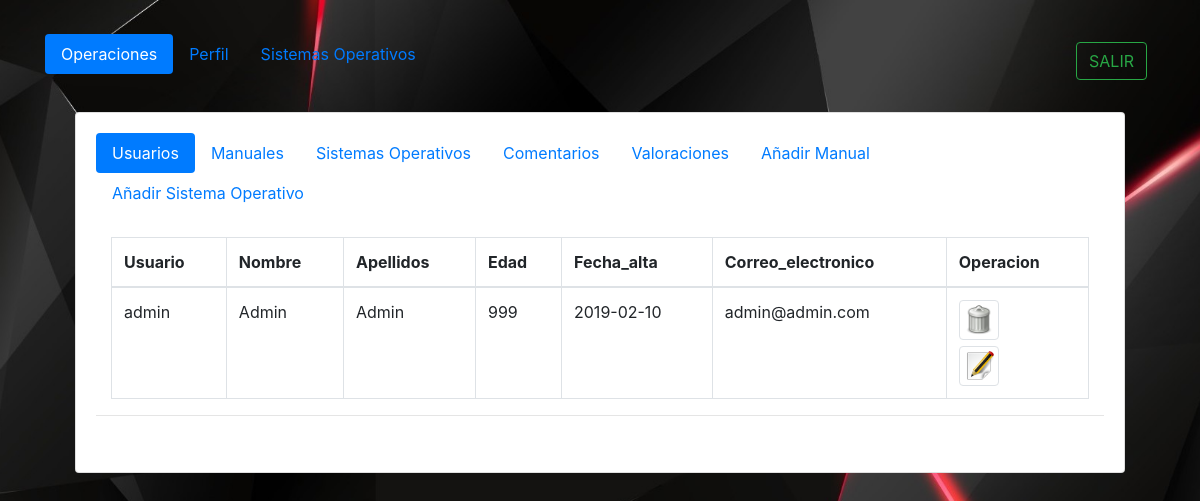
Screenshot of /PAGINA_WEB/administrador/principal.php (signed in) with the database file from the repository.
### tables this page shows
CREATE TABLE `usuarios` (
  `cod_usuario` int(11) NOT NULL AUTO_INCREMENT,
  `nombre` varchar(20) NOT NULL,
  `apellido` varchar(35) NOT NULL,
  `correo_electronico` varchar(45) NOT NULL,
  `edad` int(3) NOT NULL,
  `id` varchar(15) NOT NULL,
  `password` varchar(34) NOT NULL,
  `fecha_alta` varchar(45) NOT NULL,
  PRIMARY KEY (`cod_usuario`)
);

### PAGINA_WEB/php_codigo/todos_usuarios.php (the view, shortened to what this page needs)
<?php if (!isset($_GET["codigo"])): ?>
<?php
$connection = new mysqli($db_host, $db_user, $db_password, $db_name);
$connection->set_charset("utf8");
if ($result = $connection->query("select * from usuarios order by nombre ASC ;")) {
    ?>
    <table class="table table-bordered" style="width:100%;">
    <thead>
      <tr>
      <th scope="row">Usuario</th>
        <th scope="row">Nombre</th>
        <th scope="row">Apellidos</th>
        <th scope="row">Edad</th>
        <th scope="row">Fecha_alta</th>
        <th scope="row">Correo_electronico</th>
        <th scope="row">Operacion</th>
       </tr>
    </thead>
<?php
    while ($obj = $result->fetch_object()) {
         ?>
      <?php
        echo "<tr>";
        echo "<td>".$obj->id."</td>";
        echo "<td>".$obj->nombre."</td>";
        echo "<td>".$obj->apellido."</td>";
        echo "<td>".$obj->edad."</td>";
        echo "<td>".$obj->fecha_alta."</td>";
        echo "<td>".$obj->correo_electronico."</td>";
        echo "<td><form method='POST' action='principal.php?codigo=$obj->cod_usuario'><input type='image' name='eliminar' src='../css/iconos/eliminar.png' style='width:40px' alt='Submit' class='img-thumbnail' /></form><a href='../op_admin/usu.php?codsu=$obj->cod_usuario&nom=$obj->nombre&ap=$obj->apellido&edad=$obj->edad&mote=$obj->id&fechalta=$obj->fecha_alta&correo=$obj->correo_electronico&contra=$obj->password'><img src='../css/iconos/editar.png'  style='width:40px' class='img-thumbnail' /></a></td>";
        echo "</tr>";
    }
        echo "</table>";
        ?>
        <?php
    }
?>
<?php endif?>

### PAGINA_WEB/css/principal_admin.css (style rules this page uses)
body { background-attachment: fixed; background-position: center center; background-size: cover; background-image: url('./fondos/fondo_admin.jpg'); background-repeat: no-repeat; -moz-background-size: cover; -webkit-background-size: cover; -o-background-size: cover; }

### rows the page displays
usuarios: id "admin", nombre "Admin", apellido "Admin", edad "999", fecha_alta "2019-02-10", correo_electronico "admin@admin.com"
